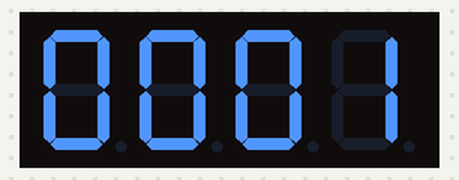
Bench run of a program on a simulated Raspberry Pi (BCM pin numbers). Shown: 4-digit seven-segment display. The segment pins are drawn as the display they are named for; the clock reads 2024-03-15 10:24:30 at power-on unless the program sets it.

Above: at 0.1 s.
At 2.1 s:
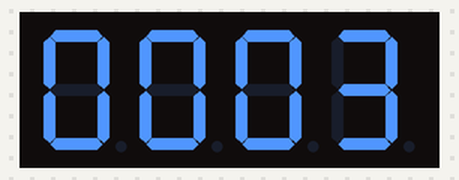
At 4.1 s:
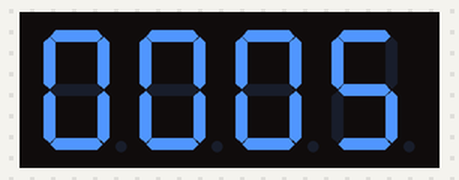
At 7.1 s:
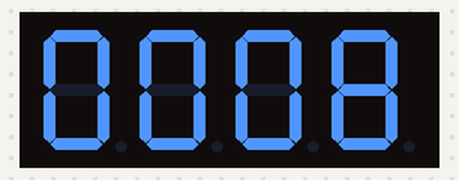
At 10.1 s:
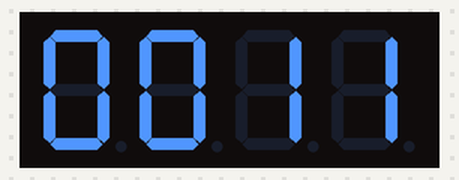
At 20.1 s:
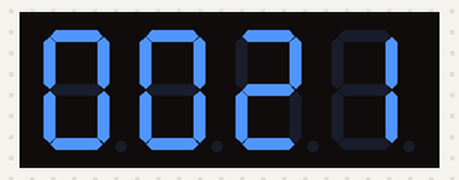

Measured:
- what the display in image 0 shows lasts 1.0 s, from 0.1 s to 1.1 s

The program:

segments04.py
```python
import RPi.GPIO as GPIO
import time

# GPIO 핀 번호 설정
segment_pins = [5, 6, 12, 16, 20, 13, 21]
com_pins = [4, 17, 27, 22]

# 각 숫자에 해당하는 7세그먼트 패턴 (0 ~ 9)
segment_patterns = [
    [1, 1, 1, 1, 1, 1, 0],  # 0
    [0, 1, 1, 0, 0, 0, 0],  # 1
    [1, 1, 0, 1, 1, 0, 1],  # 2
    [1, 1, 1, 1, 0, 0, 1],  # 3
    [0, 1, 1, 0, 0, 1, 1],  # 4
    [1, 0, 1, 1, 0, 1, 1],  # 5
    [1, 0, 1, 1, 1, 1, 1],  # 6
    [1, 1, 1, 0, 0, 0, 0],  # 7
    [1, 1, 1, 1, 1, 1, 1],  # 8
    [1, 1, 1, 1, 0, 1, 1]   # 9
]

def setup():
    GPIO.setmode(GPIO.BCM)
    for pin in segment_pins:
        GPIO.setup(pin, GPIO.OUT)
    for pin in com_pins:
        GPIO.setup(pin, GPIO.OUT)
        GPIO.output(pin, GPIO.HIGH)  # 공통 핀 비활성화

def display_digit(digit, position):
    pattern = segment_patterns[digit]
    for pin, state in zip(segment_pins, pattern):
        GPIO.output(pin, state)
    GPIO.output(com_pins[position], GPIO.LOW)  # 해당 자리수 활성화
    time.sleep(0.001)
    GPIO.output(com_pins[position], GPIO.HIGH)  # 해당 자리수 비활성화

def display_number(number):
    digits = [int(d) for d in f"{number:04d}"]  #앞에 빈자리는 0으로 채움
    for i, digit in enumerate(digits):
        display_digit(digit, i)

def main():
    setup()
    try:
        for number in range(1, 10000):
            start_time = time.time() #시간을 초 단위로 기록
            while time.time() - start_time < 1: #현재 시간과 시작 시간의 차이가 1초 미만인 동안 wihle 루프 반복  , 1초동안 디스플레이에 표시
                display_number(number)
    except KeyboardInterrupt:
        GPIO.cleanup()

if __name__ == "__main__":
    main()
```
